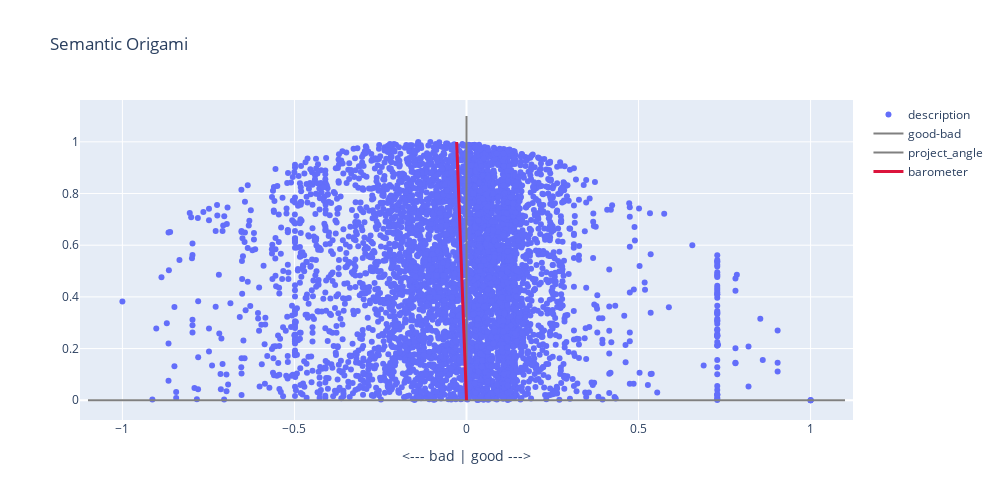

Source (notebook cell):
### Code cell
# Create a way to enter different words
bourdieu.bourdieu_projection_unique(projection_1 = ['good', 'bad'], 
                                    type = 'documents', 
                                    height = 500, 
                                    width = 1000, 
                                    dispersion = True,
                                    barometer = True)

### Figure 1 — Plotly figure (JSON) as saved in the notebook; plotly's stock layout.template omitted (floating-point values rounded to 4 significant figures; data arrays with more than 128 entries replaced by an {"elided": "..."} marker saying what was removed)
{"data": [{"mode": "markers", "name": "description", "text": {"elided": "5433 str values"}, "type": "scatter", "x": {"elided": "5433 float values"}, "y": {"elided": "5433 float values"}}, {"line": {"color": "grey"}, "mode": "lines", "name": "good-bad", "type": "scatter", "x": [-1.1, 1.1], "y": [0, 0]}, {"line": {"color": "grey"}, "mode": "lines", "name": "project_angle", "type": "scatter", "x": [0, 0], "y": [0, 1.1]}, {"line": {"color": "crimson", "width": 3}, "mode": "lines", "name": "barometer", "type": "scatter", "x": [0, -0.02853, null], "y": [0, 0.9996, null]}], "layout": {"height": 500, "title": {"text": "Semantic Origami"}, "width": 1000, "xaxis": {"autorange": true, "range": [-1.123, 1.123], "title": {"text": "<--- bad | good --->"}, "type": "linear"}, "yaxis": {"autorange": true, "range": [-0.07643, 1.162], "type": "linear"}}}
